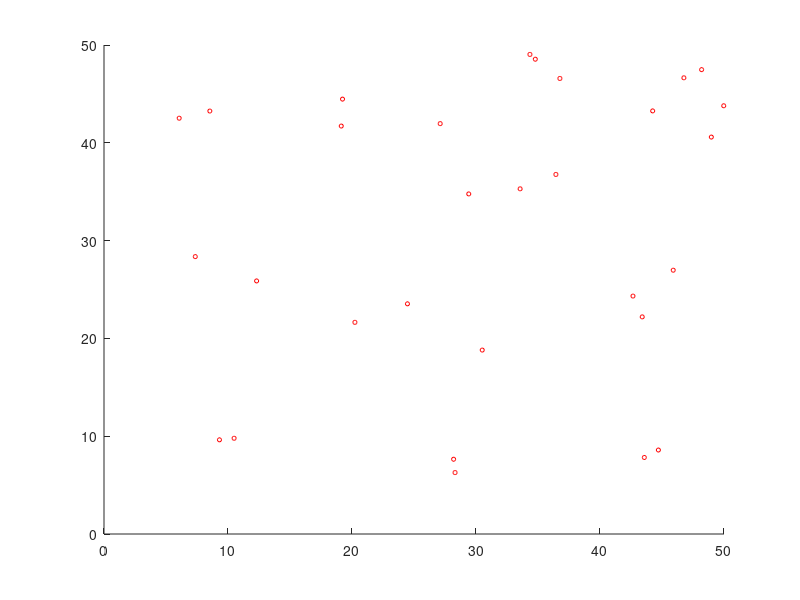

The MATLAB script that drew this image: (Note: this script raises an error after producing the figure.)
clc;
clear;
close all;

load("waypoint.mat");
MaxIt=size(BestCostIt,1);


%% plot final deployment
figure;    
hold on;
pop=reshape(popIt(MaxIt,:),[N 3]);
plot3(pop(:,2),pop(:,1),pop(:,3),'ro','MarkerSize', 3,'Color','red')
[x1,y1,z1] = sphere;
for i=1:size(pop,1)
    x=x1*rs;
    y=y1*rs;
    z=z1*rs;
    surf(y+pop(i,2),x+pop(i,1),z+pop(i,3),'LineStyle',':','EdgeColor','cyan','EdgeAlpha',0.6,'FaceColor','none');
end
axis([0 100 0 100 0 100]); % Set the limits for X, Y, and Z axes
axis equal;

% plot environment
[obs_x, obs_y, obs_z] = ind2sub(size(Obstacle_Area),find(Obstacle_Area==1));
plot3(obs_y, obs_x, obs_z,'.', 'MarkerSize', 2, 'Color', 'blue');
isosurface(0:100, 0:100, 0:100, Obstacle_Area, 0.5); % Correct dimension matching
xlabel('X-axis');
ylabel('Y-axis');
zlabel('Z-axis');
title(['3D Terrain Iteration: ' num2str(MaxIt) ', Coverage: ' num2str(BestCostIt(MaxIt))]);
view(3);
grid on;

light('Position', [1 1 1], 'Style', 'infinite'); % Add lighting for better visualization
lighting gouraud;
drawnow;
clear x y z x1 y1 z1 i obs_x obs_y obs_z;

%% plot exploration
figure;    
hold on;
for it=1:MaxIt
    clf();
    hold on;
    pop=reshape(popIt(it,:),[N 3]);
    plot3(pop(:,2),pop(:,1),pop(:,3),'ro','MarkerSize', 3,'Color','red')
    [x1,y1,z1] = sphere;
    for i=1:size(pop,1)
        x=x1*rs;
        y=y1*rs;
        z=z1*rs;
        surf(y+pop(i,2),x+pop(i,1),z+pop(i,3),'LineStyle',':','EdgeColor','cyan','EdgeAlpha',0.6,'FaceColor','none');
    end
    axis([0 100 0 100 0 100]); % Set the limits for X, Y, and Z axes
    axis equal;
    
    % plot environment
    [obs_x, obs_y, obs_z] = ind2sub(size(Obstacle_Area),find(Obstacle_Area==1));
    plot3(obs_y, obs_x, obs_z,'.', 'MarkerSize', 2, 'Color', 'blue');
    isosurface(0:100, 0:100, 0:100, Obstacle_Area, 0.5); % Correct dimension matching
    xlabel('X-axis');
    ylabel('Y-axis');
    zlabel('Z-axis');
    title(['3D Terrain Iteration: ' num2str(it) ', Coverage: ' num2str(BestCostIt(it))]);
    view(3);
    grid on;
    % Add lighting for better visualization
    light('Position', [1 1 1], 'Style', 'infinite'); 
    lighting gouraud;
    drawnow;
    clear x y z x1 y1 z1 i obs_x obs_y obs_z;
    pause(0.1);
end

%% plot path
figure;
hold on;
% plot environment
[obs_x, obs_y, obs_z] = ind2sub(size(Obstacle_Area),find(Obstacle_Area==1));
plot3(obs_y-1, obs_x-1, obs_z-1,'.', 'MarkerSize', 2, 'Color', 'blue');
isosurface(0:50, 0:50, 0:50, Obstacle_Area, 0.5); % Correct dimension matching
view(3);
grid on;
% Add lighting for better visualization
light('Position', [1 1 1], 'Style', 'infinite'); 
lighting gouraud;
drawnow;

k=1:N; % node ID
for t=1:numel(k)
    path = popIt(:,[k(t) k(t)+N k(t)+2*N]);
    %plot3(path(:,2),path(:,1),path(:,3),'ro','MarkerSize', 3,'Color','red')
    %[x1,y1,z1] = sphere;
    for i=1:MaxIt
        %x=x1*rs(t);
        %y=y1*rs(t);
        %z=z1*rs(t);
        %surf(y+path(i,2),x+path(i,1),z+path(i,3),'LineStyle',':','EdgeColor','cyan','EdgeAlpha',0.4,'FaceColor','none');
        %text (path(i,2),path(i,1),path(i,3), num2str(i),'FontSize',3,'Color','red');
        if i > 1
            plot3([path(i,2) path(i-1,2)], [path(i,1) path(i-1,1)], [path(i,3) path(i-1,3)], 'green', 'LineWidth', 1)
        end
        %axis([0 50 0 50 0 50]); % Set the limits for X, Y, and Z axes
        %axis equal;
    end
    drawnow;
end

xlabel('X-axis');
ylabel('Y-axis');
zlabel('Z-axis');
%title(['Path of node ID: ' num2str(k)]);

clear x y z x1 y1 z1 i obs_x obs_y obs_z;

%% plot direct path

figure;
hold on;
k=49; % node ID
path = popIt(:,[k k+N k+2*N]);
plot3(path([1 MaxIt],2),path([1 MaxIt],1),path([1 MaxIt],3),'ro','MarkerSize', 3,'Color','red')
[x1,y1,z1] = sphere;
x=x1*rs;
y=y1*rs;
z=z1*rs;
paths=[1 MaxIt];
for i=1:2
    surf(y+path(paths(i),2),x+path(paths(i),1),z+path(paths(i),3),'LineStyle',':','EdgeColor','cyan','EdgeAlpha',0.6,'FaceColor','none');
end
%text (path(i,2),path(i,1),path(i,3), num2str(i),'FontSize',3,'Color','red');
plot3([path(1,2) path(MaxIt,2)], [path(1,1) path(MaxIt,1)], [path(1,3) path(MaxIt,3)], 'green', 'LineWidth', 2)
axis([0 100 0 100 0 100]); % Set the limits for X, Y, and Z axes
axis equal;

% plot environment
[obs_x, obs_y, obs_z] = ind2sub(size(Obstacle_Area),find(Obstacle_Area==1));
plot3(obs_y-1, obs_x-1, obs_z-1,'.', 'MarkerSize', 2, 'Color', 'blue');
isosurface(0:100, 0:100, 0:100, Obstacle_Area, 0.5); % Correct dimension matching
xlabel('X-axis');
ylabel('Y-axis');
zlabel('Z-axis');
%title(['Path of node ID: ' num2str(k)]);
view(3);
grid on;
% Add lighting for better visualization
light('Position', [1 1 1], 'Style', 'infinite'); 
lighting gouraud;
drawnow;
clear x y z x1 y1 z1 i obs_x obs_y obs_z;